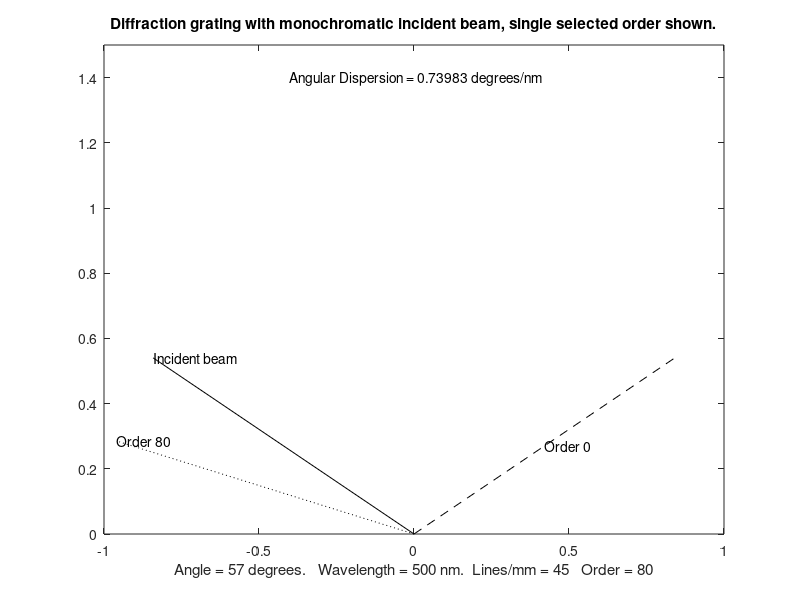

Write MATLAB code to recreate this figure. (Note: this script raises an error after producing the figure.)
% Diffraction grating with monochromatic incident beam, with a single selected 
% order shown. Cross section of the geometry of a diffraction grating, a common
% illustration in textbooks of optics, spectroscopy, and analytical chemistry.
% The grating surface is at the bottom of the diagram, along the x axis.
% The line labeled "Incident beam" is the direction of the incoming light
% beam.  The dotted line is the diffracted (outgoing) beam. The line  
% labeled "Order 0" is the direction of the zeroth-order diffraction, 
% at the angle of specular reflection from the grating surface.   
% The upper left slider controls the angle of incidence, the lower 
% left slider controls the grating ruling density (lines/mm),
% the upper right slider controls the order, and the lower right
% slider controls the wavelength of the incident beam.
% incident beam.
% Calls GratingOrder1, GratingOrder2, GratingOrder3, and GratingOrder4 as  
% functions when sliders are adjusted.

global alphar
global angle0
global d
global lambda
global m

% User-modifiable parameters:
lambda = 500; %  Initial wavelength 
alphar = 1;   %  Initial value of angle of incidence
R=45;       %  Initial value of Grating Ruling density, lines/mm,
d=1000000/R;  %  Initial value of Groove spacing, in mn
m=80;          % Initial value of Diffraction Order 

close
figure(1);
clf
h=figure(1);
r=pi/2; % Constant used below

% Compute the angle of the zero-order beam and the X and Y coordinates for
% the endoint of the incident and zero-order beams. 
xi=-cos(r-alphar);yi=sin(r-alphar); % Incident beam
angle0 = asin(-sin(alphar));x0=-cos(r-angle0);y0=sin(r-angle0); % Zero order

% Compute the angle of the diffracted beam and the X and Y coordinates for
% its endpoint if the angle is on scale (90 degrees or less)
angle1 = asin(m*lambda/d-sin(alphar));if imag(angle1)==0;x1=-cos(r-angle1);y1=sin(r-angle1);else x1=0;y1=0;end;

% Draw line from 0,0 to the endpoint
plot([0 xi],[0 yi],'k',[0 x0],[0 y0],'k--',[0 x1],[0 y1],'k:')

% Compute and display the angular dispersion
AngularDispersison=asin(m*(lambda+1)/d-sin(alphar))-asin(m*lambda/d-sin(alphar));
text(-.4,1.4,['Angular Dispersion = '  num2str(AngularDispersison*360/(2*pi)) ' degrees/nm']);

% Add labels and title
text(xi,yi,'Incident beam');
if imag(angle0)==0;text(x0/2,y0/2,'Order 0');end;
if imag(angle1)==0;text(x1,y1,['Order ' num2str(m)]);end;
% Note: when the wavelength is adjusted, the order label is replaced with
% the wavelength.
title('Diffraction grating with monochromatic incident beam, single selected order shown.');
xlabel(['Angle = ' num2str(round(alphar*360/(2*pi))) ' degrees.   Wavelength = '  num2str(round(lambda)) ' nm.  Lines/mm = ' num2str(round(1000000/d)) '   Order = ' num2str(m)])

h2=gca;axis([-1 1 0 1.5]);

% Draw the sliders
rtslid(h,@GratingOrder1,h2,1,'Scale',[0 pi/2],'Def',alphar,'Back',[0.9 0.9 0.9],'Label','Angle','Position',[0.03 0.5 0.03 0.35]);
rtslid(h,@GratingOrder2,h2,0,'Scale',[0 1000],'Def',lambda,'Back',[0.9 0.9 0.9],'Label','Wavelength','Position',[0.95 0.05 0.03 0.35]);
rtslid(h,@GratingOrder3,h2,0,'Scale',[0 600],'Def',R,'Back',[0.9 0.9 0.9],'Label','Lines/mm','Position',[0.03 0.05 0.03 0.35]);
rtslid(h,@GratingOrder4,h2,0,'Scale',[0 150],'Def',m,'Back',[0.9 0.9 0.9],'Label','Order','Position',[0.95 0.5 0.03 0.35]);
